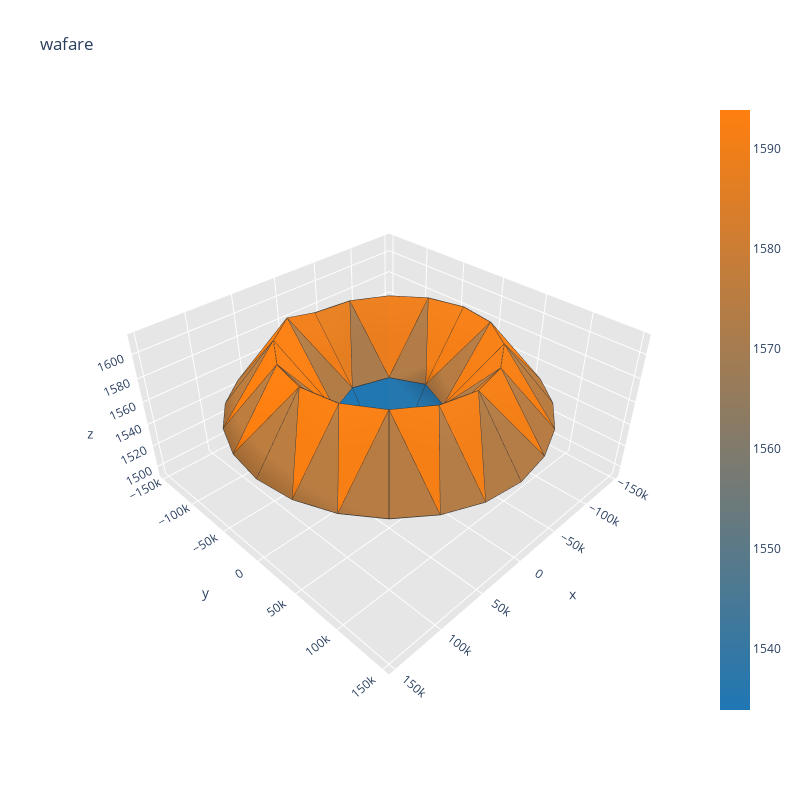
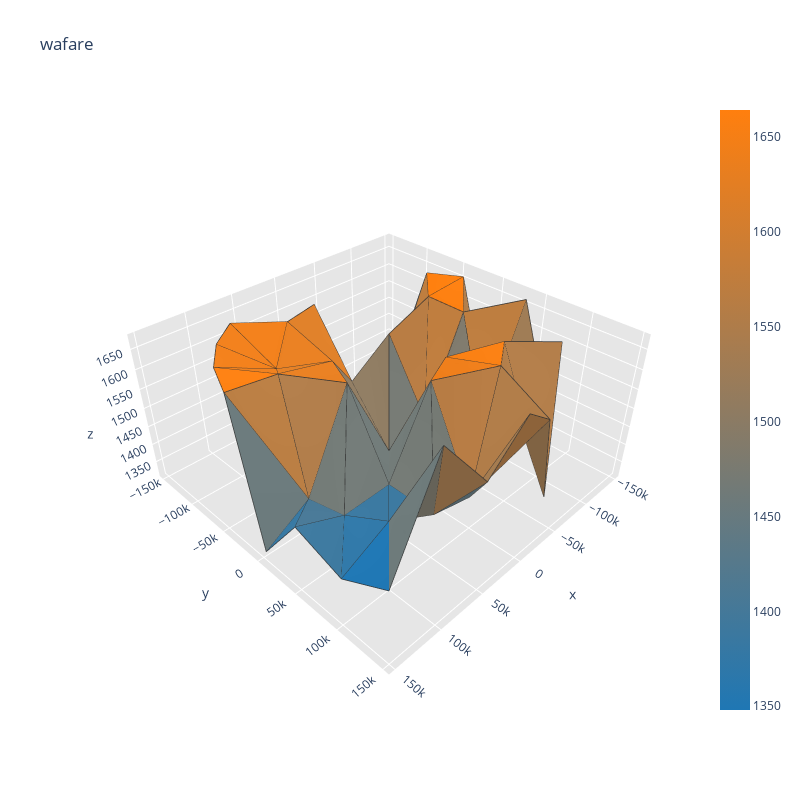

Here is the notebook cell these charts were saved with, in order:
### Code cell
visualize(XS[300])
visualize(X_test[0])

### Figure 1 — Plotly figure (JSON) as saved in the notebook; plotly's stock layout.template omitted (floating-point values rounded to 4 significant figures; data arrays with more than 128 entries replaced by an {"elided": "..."} marker saying what was removed)
{"data": [{"facecolor": ["rgb(177, 124, 72)", "rgb(189, 125, 63)", "rgb(187, 125, 64)", "rgb(176, 124, 72)", "rgb(189, 125, 63)", "rgb(245, 127, 21)", "rgb(189, 125, 63)", "rgb(246, 127, 21)", "rgb(38, 119, 175)", "rgb(250, 127, 18)", "rgb(249, 127, 19)", "rgb(245, 127, 22)", "rgb(180, 124, 70)", "rgb(234, 126, 30)", "rgb(253, 127, 16)", "rgb(247, 127, 20)", "rgb(249, 127, 18)", "rgb(246, 127, 21)", "rgb(237, 126, 27)", "rgb(234, 126, 30)", "rgb(37, 119, 176)", "rgb(246, 127, 21)", "rgb(244, 127, 22)", "rgb(179, 124, 71)", "rgb(239, 126, 26)", "rgb(178, 124, 71)", "rgb(229, 126, 33)", "rgb(170, 124, 77)", "rgb(31, 119, 180)", "rgb(33, 119, 178)", "rgb(186, 125, 65)", "rgb(242, 127, 24)", "rgb(183, 124, 67)", "rgb(179, 124, 70)", "rgb(238, 126, 27)", "rgb(182, 124, 68)", "rgb(247, 127, 20)", "rgb(177, 124, 72)", "rgb(246, 127, 21)", "rgb(179, 124, 70)", "rgb(32, 119, 179)", "rgb(36, 119, 177)", "rgb(190, 125, 62)", "rgb(255, 127, 14)", "rgb(189, 125, 63)", "rgb(189, 125, 63)", "rgb(253, 127, 15)", "rgb(189, 125, 63)", "rgb(245, 127, 22)", "rgb(182, 124, 68)", "rgb(242, 127, 24)", "rgb(177, 124, 72)", "rgb(39, 119, 174)", "rgb(37, 119, 175)", "rgb(183, 124, 67)", "rgb(246, 127, 21)", "rgb(186, 125, 65)", "rgb(190, 125, 62)", "rgb(249, 127, 18)", "rgb(187, 125, 64)", "rgb(242, 127, 24)", "rgb(242, 127, 24)", "rgb(180, 124, 70)", "rgb(244, 127, 22)", "rgb(178, 124, 71)", "rgb(242, 127, 23)", "rgb(185, 125, 66)", "rgb(248, 127, 19)", "rgb(183, 124, 67)", "rgb(180, 124, 70)", "rgb(245, 127, 21)", "rgb(182, 124, 68)"], "i": [38, 32, 44, 17, 22, 18, 13, 14, 2, 19, 6, 3, 10, 16, 21, 21, 12, 12, 4, 16, 8, 8, 24, 8, 18, 6, 5, 5, 5, 4, 33, 14, 33, 16, 35, 34, 7, 21, 19, 8, 6, 7, 39, 18, 39, 21, 41, 40, 0, 12, 14, 4, 3, 0, 27, 10, 27, 12, 29, 28, 9, 24, 26, 10, 9, 9, 45, 19, 45, 24, 47, 46], "j": [17, 13, 22, 36, 42, 17, 30, 13, 3, 22, 18, 10, 3, 36, 42, 6, 30, 3, 14, 4, 2, 19, 8, 24, 5, 5, 16, 4, 6, 5, 14, 33, 34, 35, 16, 35, 21, 7, 7, 7, 7, 8, 18, 39, 40, 41, 21, 41, 12, 0, 0, 0, 0, 4, 10, 27, 28, 29, 12, 29, 10, 9, 9, 9, 48, 24, 19, 45, 46, 47, 24, 47], "k": [37, 31, 43, 37, 43, 38, 31, 32, 1, 44, 20, 11, 2, 17, 22, 20, 13, 11, 15, 15, 1, 23, 23, 2, 17, 18, 17, 16, 1, 1, 32, 15, 15, 36, 15, 15, 22, 6, 22, 19, 1, 1, 38, 20, 20, 42, 20, 20, 13, 3, 13, 14, 1, 1, 26, 11, 11, 30, 11, 11, 2, 2, 25, 26, 25, 48, 44, 23, 23, 48, 23, 23], "name": "", "type": "mesh3d", "x": [-49000, 0, 3e-12, -34650.0, -34650.0, -9.001e-12, 34650.0, 49000, 34650.0, 6.001e-12, -37503, -69300.0, -90540.0, -98000, -90540.0, -69300.0, -37503, -1.8e-11, 37503, 90540.0, 69300.0, 90540.0, 98000, 69300.0, 37503, 9.001e-12, -38050.0, -73500, -103945, -127306, -141991, -147000, -141991, -127306, -103945, -73500, -38050.0, -2.7e-11, 38050.0, 73500, 103945, 127306, 141991, 147000, 141991, 127306, 103945, 73500, 38050.0], "y": [6.001e-12, 0, 49000, 34650.0, -34650.0, -49000, -34650.0, -1.2e-11, 34650.0, 98000, 90540.0, 69300.0, 37503, 1.2e-11, -37503, -69300.0, -90540.0, -98000, -90540.0, 37503, -69300.0, -37503, -2.4e-11, 69300.0, 90540.0, 147000, 141991, 127306, 103945, 73500, 38050.0, 1.8e-11, -38050.0, -73500, -103945, -127306, -141991, -147000, -141991, -127306, -103945, -73500, -38050.0, -3.6e-11, 38050.0, 73500, 103945, 127306, 141991], "z": [1557.0, 1494.0, 1556.0, 1557.0, 1556.0, 1554.0, 1554.0, 1555.0, 1556.0, 1607.0, 1608.0, 1608.0, 1609.0, 1608.0, 1606.0, 1605.0, 1604.0, 1603.0, 1612.0, 1609.0, 1611.0, 1610.0, 1610.0, 1609.0, 1608.0, 1556.0, 1558.0, 1559.0, 1559.0, 1560.0, 1561.0, 1561.0, 1560.0, 1560.0, 1559.0, 1559.0, 1558.0, 1558.0, 1559.0, 1559.0, 1559.0, 1559.0, 1559.0, 1559.0, 1558.0, 1558.0, 1557.0, 1557.0, 1556.0]}, {"line": {"color": "rgb(50, 50, 50)", "width": 1.5}, "mode": "lines", "showlegend": false, "type": "scatter3d", "x": {"elided": "360 float values"}, "y": {"elided": "360 float values"}, "z": {"elided": "360 float values"}}, {"hoverinfo": "none", "marker": {"color": [1534.0, 1594.0], "colorscale": [[0, "rgb(31, 119, 180)"], [1, "rgb(255, 127, 14)"]], "showscale": true, "size": 0.1}, "mode": "markers", "showlegend": false, "type": "scatter3d", "x": [-49000], "y": [6.001e-12], "z": [1557.0]}], "layout": {"height": 800, "scene": {"aspectratio": {"x": 1, "y": 1, "z": 0.5}, "xaxis": {"backgroundcolor": "rgb(230, 230, 230)", "gridcolor": "rgb(255, 255, 255)", "showbackground": true, "zerolinecolor": "rgb(255, 255, 255)"}, "yaxis": {"backgroundcolor": "rgb(230, 230, 230)", "gridcolor": "rgb(255, 255, 255)", "showbackground": true, "zerolinecolor": "rgb(255, 255, 255)"}, "zaxis": {"backgroundcolor": "rgb(230, 230, 230)", "gridcolor": "rgb(255, 255, 255)", "showbackground": true, "zerolinecolor": "rgb(255, 255, 255)"}}, "title": {"text": "wafare"}, "width": 800}}

### Figure 2 — Plotly figure (JSON) as saved in the notebook; plotly's stock layout.template omitted (floating-point values rounded to 4 significant figures; data arrays with more than 128 entries replaced by an {"elided": "..."} marker saying what was removed)
{"data": [{"facecolor": ["rgb(142, 123, 98)", "rgb(174, 124, 74)", "rgb(55, 120, 162)", "rgb(100, 121, 129)", "rgb(107, 122, 124)", "rgb(222, 126, 38)", "rgb(175, 124, 73)", "rgb(252, 127, 16)", "rgb(172, 124, 76)", "rgb(72, 120, 150)", "rgb(231, 126, 32)", "rgb(249, 127, 18)", "rgb(239, 126, 26)", "rgb(118, 122, 116)", "rgb(185, 125, 66)", "rgb(226, 126, 35)", "rgb(189, 125, 63)", "rgb(184, 124, 67)", "rgb(180, 124, 70)", "rgb(119, 122, 115)", "rgb(113, 122, 119)", "rgb(58, 120, 160)", "rgb(59, 120, 159)", "rgb(116, 122, 117)", "rgb(221, 126, 39)", "rgb(210, 125, 47)", "rgb(159, 124, 85)", "rgb(148, 123, 94)", "rgb(143, 123, 97)", "rgb(142, 123, 97)", "rgb(255, 127, 14)", "rgb(190, 125, 62)", "rgb(113, 122, 120)", "rgb(38, 119, 175)", "rgb(51, 120, 165)", "rgb(34, 119, 178)", "rgb(176, 124, 73)", "rgb(231, 126, 32)", "rgb(114, 122, 118)", "rgb(114, 122, 119)", "rgb(168, 124, 78)", "rgb(112, 122, 120)", "rgb(220, 126, 40)", "rgb(240, 126, 25)", "rgb(239, 126, 26)", "rgb(251, 127, 17)", "rgb(236, 126, 28)", "rgb(240, 126, 25)", "rgb(127, 122, 109)", "rgb(123, 122, 112)", "rgb(191, 125, 62)", "rgb(184, 124, 67)", "rgb(120, 122, 114)", "rgb(118, 122, 116)", "rgb(160, 124, 84)", "rgb(176, 124, 72)", "rgb(177, 124, 72)", "rgb(159, 124, 85)", "rgb(157, 124, 86)", "rgb(223, 126, 38)", "rgb(183, 124, 68)", "rgb(117, 122, 116)", "rgb(176, 124, 73)", "rgb(176, 124, 72)", "rgb(165, 124, 80)", "rgb(100, 121, 129)", "rgb(60, 120, 158)", "rgb(48, 120, 168)", "rgb(31, 119, 180)", "rgb(165, 124, 81)", "rgb(126, 122, 110)", "rgb(109, 122, 122)"], "i": [38, 32, 44, 17, 22, 18, 13, 14, 2, 19, 6, 3, 10, 16, 21, 21, 12, 12, 4, 16, 8, 8, 24, 8, 18, 6, 5, 5, 5, 4, 33, 14, 33, 16, 35, 34, 7, 21, 19, 8, 6, 7, 39, 18, 39, 21, 41, 40, 0, 12, 14, 4, 3, 0, 27, 10, 27, 12, 29, 28, 9, 24, 26, 10, 9, 9, 45, 19, 45, 24, 47, 46], "j": [17, 13, 22, 36, 42, 17, 30, 13, 3, 22, 18, 10, 3, 36, 42, 6, 30, 3, 14, 4, 2, 19, 8, 24, 5, 5, 16, 4, 6, 5, 14, 33, 34, 35, 16, 35, 21, 7, 7, 7, 7, 8, 18, 39, 40, 41, 21, 41, 12, 0, 0, 0, 0, 4, 10, 27, 28, 29, 12, 29, 10, 9, 9, 9, 48, 24, 19, 45, 46, 47, 24, 47], "k": [37, 31, 43, 37, 43, 38, 31, 32, 1, 44, 20, 11, 2, 17, 22, 20, 13, 11, 15, 15, 1, 23, 23, 2, 17, 18, 17, 16, 1, 1, 32, 15, 15, 36, 15, 15, 22, 6, 22, 19, 1, 1, 38, 20, 20, 42, 20, 20, 13, 3, 13, 14, 1, 1, 26, 11, 11, 30, 11, 11, 2, 2, 25, 26, 25, 48, 44, 23, 23, 48, 23, 23], "name": "", "type": "mesh3d", "x": [-49000, 0, 3e-12, -34650.0, -34650.0, -9.001e-12, 34650.0, 49000, 34650.0, 6.001e-12, -37503, -69300.0, -90540.0, -98000, -90540.0, -69300.0, -37503, -1.8e-11, 37503, 90540.0, 69300.0, 90540.0, 98000, 69300.0, 37503, 9.001e-12, -38050.0, -73500, -103945, -127306, -141991, -147000, -141991, -127306, -103945, -73500, -38050.0, -2.7e-11, 38050.0, 73500, 103945, 127306, 141991, 147000, 141991, 127306, 103945, 73500, 38050.0], "y": [6.001e-12, 0, 49000, 34650.0, -34650.0, -49000, -34650.0, -1.2e-11, 34650.0, 98000, 90540.0, 69300.0, 37503, 1.2e-11, -37503, -69300.0, -90540.0, -98000, -90540.0, 37503, -69300.0, -37503, -2.4e-11, 69300.0, 90540.0, 147000, 141991, 127306, 103945, 73500, 38050.0, 1.8e-11, -38050.0, -73500, -103945, -127306, -141991, -147000, -141991, -127306, -103945, -73500, -38050.0, -3.6e-11, 38050.0, 73500, 103945, 127306, 141991], "z": [1410.0, 1381.0, 1627.0, 1631.0, 1620.0, 1515.0, 1621.0, 1622.0, 1384.0, 1391.0, 1667.0, 1669.0, 1392.0, 1648.0, 1661.0, 1394.0, 1403.0, 1667.0, 1665.0, 1388.0, 1602.0, 1647.0, 1387.0, 1389.0, 1390.0, 1666.0, 1600.0, 1324.0, 1668.0, 1518.0, 1674.0, 1331.0, 1668.0, 1662.0, 1334.0, 1331.0, 1341.0, 1327.0, 1520.0, 1661.0, 1662.0, 1663.0, 1662.0, 1317.0, 1442.0, 1338.0, 1318.0, 1667.0, 1555.0]}, {"line": {"color": "rgb(50, 50, 50)", "width": 1.5}, "mode": "lines", "showlegend": false, "type": "scatter3d", "x": {"elided": "360 float values"}, "y": {"elided": "360 float values"}, "z": {"elided": "360 float values"}}, {"hoverinfo": "none", "marker": {"color": [1348.0, 1664.0], "colorscale": [[0, "rgb(31, 119, 180)"], [1, "rgb(255, 127, 14)"]], "showscale": true, "size": 0.1}, "mode": "markers", "showlegend": false, "type": "scatter3d", "x": [-49000], "y": [6.001e-12], "z": [1410.0]}], "layout": {"height": 800, "scene": {"aspectratio": {"x": 1, "y": 1, "z": 0.5}, "xaxis": {"backgroundcolor": "rgb(230, 230, 230)", "gridcolor": "rgb(255, 255, 255)", "showbackground": true, "zerolinecolor": "rgb(255, 255, 255)"}, "yaxis": {"backgroundcolor": "rgb(230, 230, 230)", "gridcolor": "rgb(255, 255, 255)", "showbackground": true, "zerolinecolor": "rgb(255, 255, 255)"}, "zaxis": {"backgroundcolor": "rgb(230, 230, 230)", "gridcolor": "rgb(255, 255, 255)", "showbackground": true, "zerolinecolor": "rgb(255, 255, 255)"}}, "title": {"text": "wafare"}, "width": 800}}
